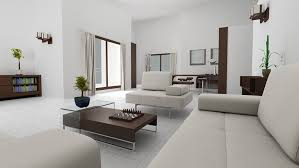
#> input picture TIPE/image_opencv.jpg, 299 x 168 px
$ python testopencv.py   (older library calls are emulated)
#> lines starting #> are read from the running program, lines starting #| are printed output that depends on the picture; after the words box and inside, x2 and y2 are one past the last pixel; in counts of white or black regions, pixels touching at a corner belong together
# -*- coding: utf-8 -*-
"""
Created on Thu Mar 22 15:12:59 2018

@author: Clement LAGNEAU
"""

import cv2
from PIL import Image


img = cv2.imread('image_opencv.jpg',0)
#> img: shape (168, 299); min 0, max 255, mean 164.8
ret,thresh = cv2.threshold(img,127,255,0)
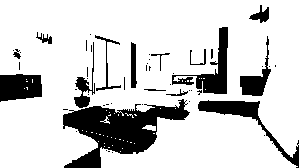
#> thresh: shape (168, 299); 81.7% white; 51 black regions (36 under 20 px)
image, contours, hierarchy = cv2.findContours(thresh,cv2.RETR_TREE,cv2.CHAIN_APPROX_SIMPLE)
#> contours = 108 contours, 90 with area under 20; largest, box (x1, y1, x2, y2) and area: (0, 0, 299, 168) 43205, (171, 26, 229, 95) 1312, (239, 35, 272, 97) 678, (73, 41, 96, 109) 490, (94, 34, 122, 92) 286
img2 = cv2.drawContours(img, contours, -1, (0,255,0), 3)
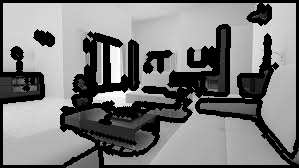
#> img2: shape (168, 299); min 0, max 255, mean 124.6
cv2.namedWindow('image', cv2.WINDOW_NORMAL)
cv2.imshow('image',img2)
k = cv2.waitKey(0)
#> (key Esc is pressed here)
if k == 27:
    cv2.destroyAllWindows()
cv2.imwrite('image_opencv_modifie.jpg',img2)


def contours(URLImage, resolution = 5):
    img0 = Image.open(URLImage)
    colonne,ligne = img0.size
    image_en_memoire = img0.load()
    img = Image.new("RGB", img0.size , "white")
    res = img.load()
    for x in range(1,colonne-1):
        for y in range(1,ligne-1):
            p = image_en_memoire[x,y]
            if p>resolution :
                res[x,y] = (255,255,255)
            else:
                res[x,y] = (0,0,0)
    img.save(('.'.join(URLImage.split('.')[:-1]))+".contours."+(URLImage.split('.')[-1]))

def coef(URLImage):
    image = Image.open(URLImage)
    colonne,ligne = image.size
    n=colonne*ligne
    image_en_memoire = image.load()
    somme=0
    for x in range(1,colonne-1):
        for y in range(1,ligne-1):
            p = image_en_memoire[x,y]
            if p==(255,255,255):
                somme += 1
    return(somme,n)

"""
a=coef('testopencvimg.contours.res10.jpg')

a
Out[23]: (29349, 50232)

(a[1]-a[0])/a[1]
Out[26]: 0.41573100812231245
"""


"""

im = cv2.imread('test77.jpg')
imgray = cv2.cvtColor(im,cv2.COLOR_BGR2GRAY)
ret,thresh = cv2.threshold(imgray,127,255,0)
image, contours, hierarchy = cv2.findContours(thresh,cv2.RETR_TREE,cv2.CHAIN_APPROX_SIMPLE)
img2 = cv2.drawContours(im, contours, -1, (0,255,0), 3)
cv2.namedWindow('image2', cv2.WINDOW_NORMAL)
cv2.imshow('image2',img2)
"""

"""
k = cv2.waitKey(0)
if k == 27:
    cv2.destroyAllWindows()

cnt = contours[4]
area = cv2.contourArea(cnt)
hull = cv2.convexHull(cnt)
hull_area = cv2.contourArea(hull)
solidity = float(area)/hull_area
"""

$ run again, with TIPE/Nouvelle_Image_Test_Convolution1.jpg copied over TIPE/image_opencv.jpg
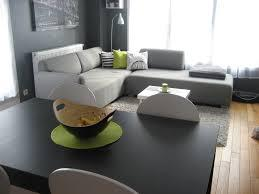
#> input picture TIPE/Nouvelle_Image_Test_Convolution1.jpg, 259 x 194 px
#> `ret,thresh = cv2.threshold(img,127,255,0)`:
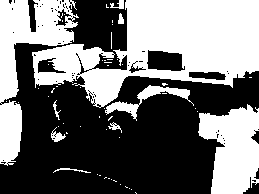
#> thresh: shape (194, 259); 45.4% white; 58 white regions (48 under 20 px)
#> contours = 155 contours, 139 with area under 20; largest, box (x1, y1, x2, y2) and area: (32, 0, 259, 108) 13557, (0, 0, 79, 166) 4816, (198, 104, 259, 194) 3699, (146, 49, 186, 72) 676, (105, 85, 194, 121) 602
#> `img2 = cv2.drawContours(img, contours, -1, (0,255,0), 3)`:
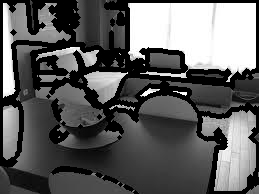
#> img2: shape (194, 259); min 0, max 255, mean 95.3
